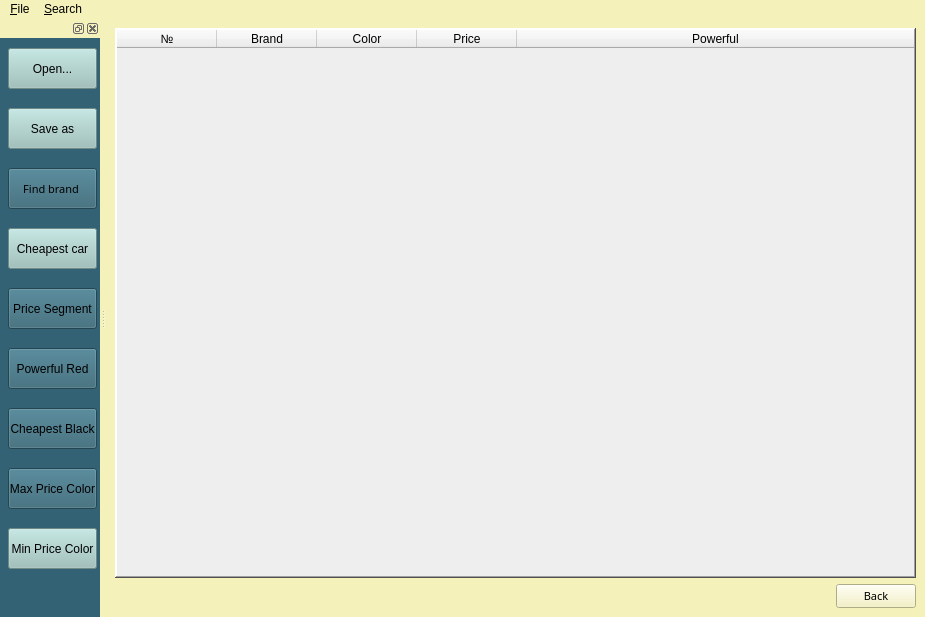
<?xml version="1.0" encoding="UTF-8"?>
<ui version="4.0">
 <class>MainWindow</class>
 <widget class="QMainWindow" name="MainWindow">
  <property name="geometry">
   <rect>
    <x>0</x>
    <y>0</y>
    <width>925</width>
    <height>617</height>
   </rect>
  </property>
  <property name="minimumSize">
   <size>
    <width>775</width>
    <height>465</height>
   </size>
  </property>
  <property name="contextMenuPolicy">
   <enum>Qt::NoContextMenu</enum>
  </property>
  <property name="windowTitle">
   <string>Car Spreadsheet</string>
  </property>
  <property name="windowIcon">
   <iconset resource="Images.qrc">
    <normaloff>:/icons/carIcon</normaloff>:/icons/carIcon</iconset>
  </property>
  <property name="styleSheet">
   <string notr="true">background-color: #F4F1BB

</string>
  </property>
  <widget class="QWidget" name="centralwidget">
   <layout class="QVBoxLayout" name="verticalLayout">
    <item>
     <widget class="QTableWidget" name="tableWidget">
      <property name="font">
       <font>
        <family>Yu Gothic UI Semilight</family>
        <pointsize>12</pointsize>
        <weight>50</weight>
        <italic>false</italic>
        <bold>false</bold>
       </font>
      </property>
      <property name="mouseTracking">
       <bool>true</bool>
      </property>
      <property name="tabletTracking">
       <bool>true</bool>
      </property>
      <property name="focusPolicy">
       <enum>Qt::ClickFocus</enum>
      </property>
      <property name="contextMenuPolicy">
       <enum>Qt::CustomContextMenu</enum>
      </property>
      <property name="styleSheet">
       <string notr="true">background-color:#EEEEEE;
font: 12pt &quot;Yu Gothic UI Semilight&quot;;</string>
      </property>
      <property name="frameShape">
       <enum>QFrame::WinPanel</enum>
      </property>
      <property name="frameShadow">
       <enum>QFrame::Raised</enum>
      </property>
      <property name="sizeAdjustPolicy">
       <enum>QAbstractScrollArea::AdjustToContents</enum>
      </property>
      <property name="dragDropMode">
       <enum>QAbstractItemView::NoDragDrop</enum>
      </property>
      <attribute name="horizontalHeaderVisible">
       <bool>true</bool>
      </attribute>
      <attribute name="horizontalHeaderCascadingSectionResizes">
       <bool>false</bool>
      </attribute>
      <attribute name="horizontalHeaderHighlightSections">
       <bool>true</bool>
      </attribute>
      <attribute name="horizontalHeaderShowSortIndicator" stdset="0">
       <bool>false</bool>
      </attribute>
      <attribute name="horizontalHeaderStretchLastSection">
       <bool>true</bool>
      </attribute>
      <attribute name="verticalHeaderCascadingSectionResizes">
       <bool>true</bool>
      </attribute>
      <column>
       <property name="text">
        <string>№</string>
       </property>
      </column>
      <column>
       <property name="text">
        <string>Brand</string>
       </property>
      </column>
      <column>
       <property name="text">
        <string>Color</string>
       </property>
      </column>
      <column>
       <property name="text">
        <string>Price</string>
       </property>
      </column>
      <column>
       <property name="text">
        <string>Powerful</string>
       </property>
      </column>
     </widget>
    </item>
    <item>
     <layout class="QHBoxLayout" name="horizontalLayout">
      <item>
       <spacer name="horizontalSpacer">
        <property name="orientation">
         <enum>Qt::Horizontal</enum>
        </property>
        <property name="sizeHint" stdset="0">
         <size>
          <width>40</width>
          <height>20</height>
         </size>
        </property>
       </spacer>
      </item>
      <item>
       <widget class="QPushButton" name="backPushButton">
        <property name="font">
         <font>
          <family>Yu Gothic UI Semilight</family>
          <pointsize>8</pointsize>
          <weight>50</weight>
          <italic>false</italic>
          <bold>false</bold>
         </font>
        </property>
        <property name="cursor">
         <cursorShape>PointingHandCursor</cursorShape>
        </property>
        <property name="styleSheet">
         <string notr="true">QPushButton{
	background-color:#F4F1BB;
	font: 8pt &quot;Yu Gothic UI Semilight&quot;;
}
QPushButton:pressed{
	background-color:rgb(255, 251, 195);
}</string>
        </property>
        <property name="text">
         <string>Back</string>
        </property>
       </widget>
      </item>
     </layout>
    </item>
   </layout>
  </widget>
  <widget class="QMenuBar" name="menubar">
   <property name="geometry">
    <rect>
     <x>0</x>
     <y>0</y>
     <width>925</width>
     <height>20</height>
    </rect>
   </property>
   <widget class="QMenu" name="menuFile">
    <property name="title">
     <string>&amp;File</string>
    </property>
    <widget class="QMenu" name="menu_Instruction">
     <property name="title">
      <string>&amp;Instruction</string>
     </property>
     <widget class="QMenu" name="menu_With_UI">
      <property name="title">
       <string>&amp;With UI</string>
      </property>
      <addaction name="actionUkrainian_2"/>
      <addaction name="action_English_3"/>
     </widget>
     <widget class="QMenu" name="menu_Text">
      <property name="title">
       <string>&amp;Text </string>
      </property>
      <addaction name="action_Ukrainian"/>
      <addaction name="action_English"/>
     </widget>
     <addaction name="menu_With_UI"/>
     <addaction name="menu_Text"/>
    </widget>
    <widget class="QMenu" name="menu_File_Template">
     <property name="title">
      <string>&amp;File Template</string>
     </property>
     <addaction name="actionUkrainian"/>
     <addaction name="action_English_2"/>
    </widget>
    <addaction name="actionOpen_from"/>
    <addaction name="actionSave_as"/>
    <addaction name="separator"/>
    <addaction name="menu_Instruction"/>
    <addaction name="menu_File_Template"/>
   </widget>
   <widget class="QMenu" name="menuSearch">
    <property name="title">
     <string>&amp;Search</string>
    </property>
    <addaction name="actionCar"/>
    <addaction name="actionFind_brand"/>
    <addaction name="actionPrice_Segment"/>
    <addaction name="actionPowerful_Red"/>
    <addaction name="actionCheapest_Black"/>
    <addaction name="actionMax_Price_Color"/>
    <addaction name="actionMin_Price_Color"/>
   </widget>
   <addaction name="menuFile"/>
   <addaction name="menuSearch"/>
  </widget>
  <widget class="QDockWidget" name="dockWidget">
   <property name="sizePolicy">
    <sizepolicy hsizetype="Ignored" vsizetype="Expanding">
     <horstretch>0</horstretch>
     <verstretch>0</verstretch>
    </sizepolicy>
   </property>
   <property name="minimumSize">
    <size>
     <width>100</width>
     <height>100</height>
    </size>
   </property>
   <property name="mouseTracking">
    <bool>false</bool>
   </property>
   <property name="tabletTracking">
    <bool>false</bool>
   </property>
   <property name="styleSheet">
    <string notr="true">background-color: #326273
</string>
   </property>
   <property name="floating">
    <bool>false</bool>
   </property>
   <property name="features">
    <set>QDockWidget::AllDockWidgetFeatures</set>
   </property>
   <attribute name="dockWidgetArea">
    <number>1</number>
   </attribute>
   <widget class="QWidget" name="dockWidgetContents">
    <widget class="QPushButton" name="findEqualPriceDifferentColorpushButton">
     <property name="geometry">
      <rect>
       <x>8</x>
       <y>130</y>
       <width>89</width>
       <height>41</height>
      </rect>
     </property>
     <property name="font">
      <font>
       <family>Yu Gothic UI Semilight</family>
       <pointsize>8</pointsize>
       <weight>50</weight>
       <italic>false</italic>
       <bold>false</bold>
       <underline>false</underline>
       <strikeout>false</strikeout>
      </font>
     </property>
     <property name="cursor">
      <cursorShape>PointingHandCursor</cursorShape>
     </property>
     <property name="mouseTracking">
      <bool>true</bool>
     </property>
     <property name="tabletTracking">
      <bool>false</bool>
     </property>
     <property name="whatsThis">
      <string/>
     </property>
     <property name="accessibleDescription">
      <string extracomment="Fuck"/>
     </property>
     <property name="styleSheet">
      <string notr="true">QPushButton{
	background-color:#9BC1BC;
	font: 8pt &quot;Yu Gothic UI Semilight&quot;;
}
QPushButton:pressed{
	background-color:rgb(166, 206, 201);
}\</string>
     </property>
     <property name="text">
      <string>Find brand </string>
     </property>
     <property name="autoDefault">
      <bool>false</bool>
     </property>
     <property name="default">
      <bool>false</bool>
     </property>
     <property name="flat">
      <bool>false</bool>
     </property>
    </widget>
    <widget class="QPushButton" name="priceSegmentPushButton">
     <property name="geometry">
      <rect>
       <x>8</x>
       <y>250</y>
       <width>89</width>
       <height>41</height>
      </rect>
     </property>
     <property name="cursor">
      <cursorShape>PointingHandCursor</cursorShape>
     </property>
     <property name="styleSheet">
      <string notr="true">QPushButton{
	background-color:#9BC1BC;
	font: 8pt &quot;Yu Gothic UI Semilight&quot;;
}
QPushButton:pressed{
	background-color:rgb(166, 206, 201);
}\</string>
     </property>
     <property name="text">
      <string>Price Segment</string>
     </property>
    </widget>
    <widget class="QPushButton" name="findPowerfulRedCarPushButton">
     <property name="geometry">
      <rect>
       <x>8</x>
       <y>310</y>
       <width>89</width>
       <height>41</height>
      </rect>
     </property>
     <property name="cursor">
      <cursorShape>PointingHandCursor</cursorShape>
     </property>
     <property name="styleSheet">
      <string notr="true">QPushButton{
	background-color:#9BC1BC;
	font: 8pt &quot;Yu Gothic UI Semilight&quot;;
}
QPushButton:pressed{
	background-color:rgb(166, 206, 201);
}\</string>
     </property>
     <property name="text">
      <string>Powerful Red</string>
     </property>
    </widget>
    <widget class="QPushButton" name="findCheapestBlackCarPushButton">
     <property name="geometry">
      <rect>
       <x>8</x>
       <y>370</y>
       <width>89</width>
       <height>41</height>
      </rect>
     </property>
     <property name="cursor">
      <cursorShape>PointingHandCursor</cursorShape>
     </property>
     <property name="styleSheet">
      <string notr="true">QPushButton{
	background-color:#9BC1BC;
	font: 8pt &quot;Yu Gothic UI Semilight&quot;;
}
QPushButton:pressed{
	background-color:rgb(166, 206, 201);
}\</string>
     </property>
     <property name="text">
      <string>Cheapest Black</string>
     </property>
    </widget>
    <widget class="QPushButton" name="findMaxPriceColorPushButton">
     <property name="geometry">
      <rect>
       <x>8</x>
       <y>430</y>
       <width>89</width>
       <height>41</height>
      </rect>
     </property>
     <property name="cursor">
      <cursorShape>PointingHandCursor</cursorShape>
     </property>
     <property name="styleSheet">
      <string notr="true">QPushButton{
	background-color:#9BC1BC;
	font: 8pt &quot;Yu Gothic UI Semilight&quot;;
}
QPushButton:pressed{
	background-color:rgb(166, 206, 201);
}\</string>
     </property>
     <property name="text">
      <string>Max Price Color</string>
     </property>
    </widget>
    <widget class="QPushButton" name="findMinPriceColorPushButton">
     <property name="geometry">
      <rect>
       <x>8</x>
       <y>490</y>
       <width>89</width>
       <height>41</height>
      </rect>
     </property>
     <property name="cursor">
      <cursorShape>PointingHandCursor</cursorShape>
     </property>
     <property name="styleSheet">
      <string notr="true">QPushButton{
	background-color:#9BC1BC;
	font: 8pt &quot;Yu Gothic UI Semilight&quot;;
}
QPushButton:pressed{
	background-color:rgb(166, 206, 201);
}</string>
     </property>
     <property name="text">
      <string>Min Price Color</string>
     </property>
    </widget>
    <widget class="QPushButton" name="openPushButton">
     <property name="geometry">
      <rect>
       <x>8</x>
       <y>10</y>
       <width>89</width>
       <height>41</height>
      </rect>
     </property>
     <property name="cursor">
      <cursorShape>PointingHandCursor</cursorShape>
     </property>
     <property name="styleSheet">
      <string notr="true">QPushButton{
	background-color:#9BC1BC;
	font: 8pt &quot;Yu Gothic UI Semilight&quot;;
}
QPushButton:pressed{
	background-color:rgb(166, 206, 201);
}</string>
     </property>
     <property name="text">
      <string>Open...</string>
     </property>
    </widget>
    <widget class="QPushButton" name="savePushButton">
     <property name="geometry">
      <rect>
       <x>8</x>
       <y>70</y>
       <width>89</width>
       <height>41</height>
      </rect>
     </property>
     <property name="cursor">
      <cursorShape>PointingHandCursor</cursorShape>
     </property>
     <property name="styleSheet">
      <string notr="true">QPushButton{
	background-color:#9BC1BC;
	font: 8pt &quot;Yu Gothic UI Semilight&quot;;
}
QPushButton:pressed{
	background-color:rgb(166, 206, 201);
}</string>
     </property>
     <property name="text">
      <string>Save as</string>
     </property>
    </widget>
    <widget class="QPushButton" name="cheapAndLeastPowerfulPushButton">
     <property name="geometry">
      <rect>
       <x>8</x>
       <y>190</y>
       <width>89</width>
       <height>41</height>
      </rect>
     </property>
     <property name="cursor">
      <cursorShape>PointingHandCursor</cursorShape>
     </property>
     <property name="styleSheet">
      <string notr="true">QPushButton{
	background-color:#9BC1BC;
	font: 8pt &quot;Yu Gothic UI Semilight&quot;;
}
QPushButton:pressed{
	background-color:rgb(166, 206, 201);
}</string>
     </property>
     <property name="text">
      <string>Cheapest car</string>
     </property>
    </widget>
   </widget>
  </widget>
  <action name="actionOpen_from">
   <property name="text">
    <string>&amp;Open...</string>
   </property>
   <property name="toolTip">
    <string>Open from a file</string>
   </property>
   <property name="shortcut">
    <string>Ctrl+O</string>
   </property>
  </action>
  <action name="actionCar">
   <property name="text">
    <string>&amp;Cheapest and least powerful</string>
   </property>
  </action>
  <action name="actionSave_as">
   <property name="text">
    <string>&amp;Save as</string>
   </property>
   <property name="shortcut">
    <string>Ctrl+S</string>
   </property>
  </action>
  <action name="actionFind_brand">
   <property name="text">
    <string>&amp;Find brand</string>
   </property>
  </action>
  <action name="actionPrice_Segment">
   <property name="text">
    <string>&amp;Price Segment</string>
   </property>
  </action>
  <action name="actionPowerful_Red">
   <property name="text">
    <string>&amp;Powerful Red</string>
   </property>
  </action>
  <action name="actionCheapest_Black">
   <property name="text">
    <string>&amp;Cheapest Black</string>
   </property>
  </action>
  <action name="actionMax_Price_Color">
   <property name="text">
    <string>&amp;Max Price Color</string>
   </property>
  </action>
  <action name="actionMin_Price_Color">
   <property name="text">
    <string>&amp;Min Price Color</string>
   </property>
  </action>
  <action name="action_Ukrainian">
   <property name="text">
    <string>&amp;Ukrainian</string>
   </property>
  </action>
  <action name="action_English">
   <property name="text">
    <string>&amp;English</string>
   </property>
  </action>
  <action name="actionUkrainian">
   <property name="text">
    <string>&amp;Ukrainian</string>
   </property>
  </action>
  <action name="action_English_2">
   <property name="text">
    <string>&amp;English</string>
   </property>
  </action>
  <action name="actionTest">
   <property name="text">
    <string>Test</string>
   </property>
  </action>
  <action name="actionUkrainian_2">
   <property name="text">
    <string>&amp;Ukrainian</string>
   </property>
  </action>
  <action name="action_English_3">
   <property name="text">
    <string>&amp;English</string>
   </property>
  </action>
 </widget>
 <resources>
  <include location="Images.qrc"/>
 </resources>
 <connections/>
</ui>
